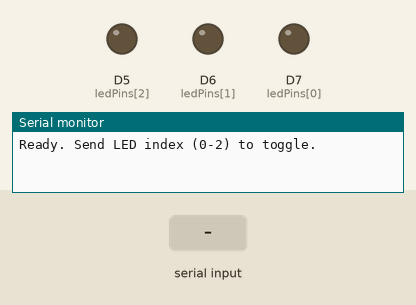
The program below on a simulated STM32 Nucleo. Shown: output pins drawn as LEDs (lit = HIGH), the last lines printed to the serial monitor. The test bench sets the inputs (shaded band).

Above: at 1.2 s.
1.3 s: "200\n" received over Serial
At 2.3 s:
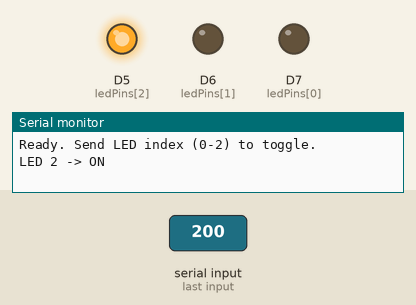
2.8 s: "90,45\n" received over Serial
Timing chart, 0 to 5.8 s (numbered marks = the images above; inputs shaded):
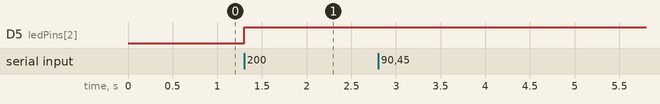

Measured:
- after the input at 1.3 s, D5 (ledPins[2]): LOW → HIGH at once

The program:

main.cpp
```cpp
#include <Arduino.h>

const int ledPins[] = {D7, D6, D5};
const int numLeds = 3;

bool ledState[numLeds] = {false, false, false};

void setup() {
  Serial.begin(9600);

  for (int i = 0; i < numLeds; i++) {
    pinMode(ledPins[i], OUTPUT);
    digitalWrite(ledPins[i], LOW);
  }

  Serial.println("Ready. Send LED index (0-2) to toggle.");
}

void toggleLed(int index) {
  ledState[index] = !ledState[index];
  digitalWrite(ledPins[index], ledState[index] ? HIGH : LOW);

  Serial.print("LED ");
  Serial.print(index);
  Serial.print(" -> ");
  Serial.println(ledState[index] ? "ON" : "OFF");
}

void loop() {
  if (Serial.available() > 0) {
    int value = Serial.read() - '0';

    // Flush the rest of the line (CR/LF)
    while (Serial.available()) {
      Serial.read();
    }

    if (value >= 0 && value < numLeds) {
      toggleLed(value);
    } else {
      Serial.print("Invalid LED index: ");
      Serial.println(value);
    }
  }
}
```
